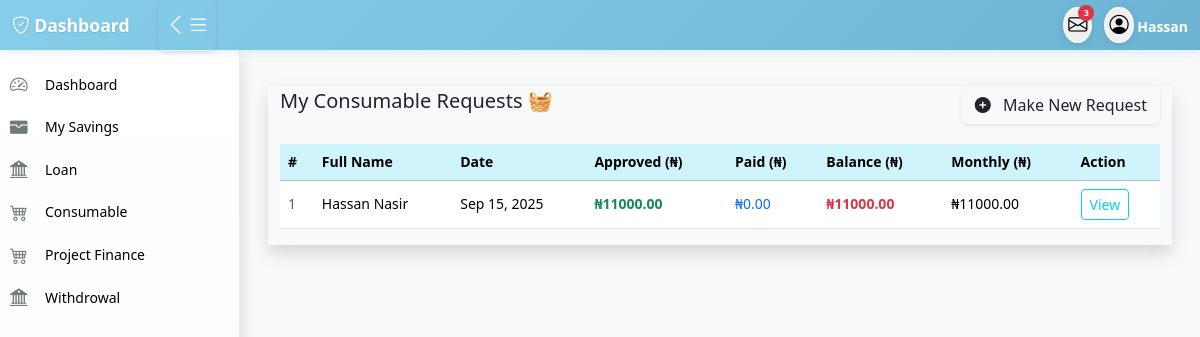
The app's page /member/my_consumablerequests (signed in), older data.
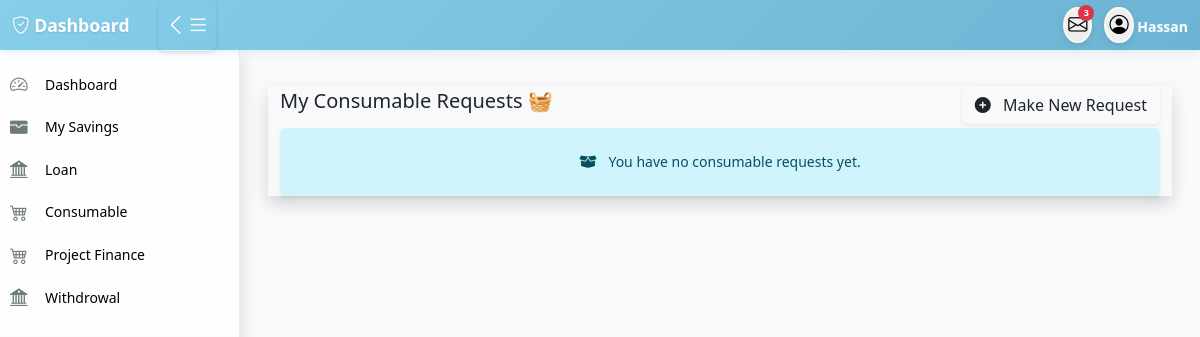
The same page, newer data.
### consumable/models.py (models this page shows, shortened)
class ConsumableRequest(models.Model):
    STATUS_CHOICES = [
        ('Pending', 'Pending'),('Approved', 'Approved'), ('Itempicked', 'Itempicked '),
        ('Declined', 'Declined'),('FullyPaid', 'FullyPaid'),]
    user = models.ForeignKey(User, on_delete=models.CASCADE,blank=True, null=True)
    guest_name = models.CharField(max_length=255, blank=True, null=True)
    guest_phone = models.CharField(max_length=20, blank=True, null=True)
    guest_ippis = models.IntegerField(blank=True, null=True)
    consumable_type = models.ForeignKey(ConsumableType, on_delete=models.CASCADE, null=True, blank=True, related_name='consumables_type')
    status = models.CharField(max_length=10, choices=STATUS_CHOICES, default='Pending')
    file_payslpt = models.ImageField(upload_to='file_payslpt', blank=True, null=True)
    approved_by = models.ForeignKey(User, on_delete=models.SET_NULL, null=True, blank=True, related_name='approved_consumables')
    date_created = models.DateTimeField(auto_now_add=True)
    def calculate_total_price(self):
        return sum(detail.total_price for detail in self.details.all())
    def total_paid(self):
        return self.repayments.aggregate(total=Sum('amount_paid'))['total'] or 0

### accounts/models.py (models this page shows, shortened)
class User(AbstractUser):
    first_name = models.CharField(max_length=100)
    last_name = models.CharField(max_length=100)
    other_name = models.CharField(max_length=100,blank=True,null=True)
    date_of_birth = models.DateField(blank=True,null=True)
    username = models.CharField(max_length=100, unique=True)
    savings = models.IntegerField(blank=True,null=True)
    account_type = models.CharField(max_length=100,blank=True,null=True)
    department = models.CharField(max_length=100)
    unit = models.CharField(max_length=100,blank=True,null=True)
    gender = models.ForeignKey(Gender, on_delete=models.CASCADE, blank=True, null=True)
    group = models.ForeignKey(UserGroup, on_delete=models.CASCADE, blank=True, null=True)
    marital_status = models.ForeignKey(MaritalStatus,on_delete=models.SET_NULL, null=True, blank=True)
    religion = models.ForeignKey(Religion, on_delete=models.SET_NULL, null=True, blank=True,)
    passport = models.ImageField(upload_to='passport', blank=True, null=True)
    phone1 = models.CharField(max_length=15,null=True, blank=True)
    phone2 = models.CharField(max_length=15, null=True, blank=True)
    email = models.EmailField(blank=True, null=True)
    member_number = models.CharField(max_length=100)

### member/views.py (the view)
# urls.py: path('my_consumablerequests', views.my_consumable_requests, name='my_consumablerequests'),
@login_required
def my_consumable_requests(request):
    user = request.user
    requests = ConsumableRequest.objects.filter(user=user
    ).prefetch_related('details__selling_item__purchased_item').order_by('-date_created')
    total_remaining = 0
    consumable_data = []
    for consumable in requests:
        approved_amount = consumable.calculate_total_price()
        total_paid = consumable.total_paid()
        balance = approved_amount - total_paid
        total_remaining += balance
        if consumable.details.exists():
            loan_term_months = consumable.details.first().loan_term_months
        else:
            loan_term_months = 1
        monthly_payment = approved_amount / loan_term_months if loan_term_months else approved_amount
        consumable_data.append({
            'consumable': consumable,
            'approved_amount': approved_amount,
            'total_paid': total_paid,
            'balance': balance,
            'monthly_payment': monthly_payment,
        })
    context = {
        'requests': requests,
        'consumable_data': consumable_data,
        'total_remaining': total_remaining,
    }
    return render(request, 'member/my_requests.html', context)

### consumable/models.py (called while the page is built)
    @property
    def total_price(self):
        return self.quantity * self.item_price

### templates/member/my_requests.html (shortened to what this page needs)
{% extends 'base/base.html' %}
{% load static %}
{% block content %}
<div class="container my-1 shadow">
    <div class="d-flex justify-content-between align-items-center mb-1">
        <h5 class="page-title">My Consumable Requests 🧺</h5>
        <a href="{% url 'request_consumable' %}" class="btn btn-create-request shadow-sm">
            <i class="fas fa-plus-circle me-2"></i> Make New Request
        </a>
    </div>
    {% if consumable_data %}
        <div class="table-responsive">
            <table class="table table-hover align-middle custom-table mt-3">
                <thead class="table-info">
                    <tr>
                        <th scope="col">#</th>
                        <th scope="col">Full Name</th>
                        <th scope="col">Date</th>
                        <th scope="col">Approved (₦)</th>
                        <th scope="col">Paid (₦)</th>
                        <th scope="col">Balance (₦)</th>
                        <th scope="col">Monthly (₦)</th>
                        <th scope="col">Action</th>
                    </tr>
                </thead>
                <tbody>
                    {% for data in consumable_data %}
                    <tr>
                        <td class="text-muted">{{ forloop.counter }}</td>
                        <td>{{ data.consumable.user.get_full_name|default:data.consumable.user.username }}</td>
                        <td>{{ data.consumable.date_created|date:"M d, Y" }}</td>
                        <td class="text-success fw-bold">₦{{ data.approved_amount|floatformat:2 }}</td>
                        <td class="text-primary">₦{{ data.total_paid|floatformat:2 }}</td>
                        <td class="text-danger fw-bold">₦{{ data.balance|floatformat:2 }}</td>
                        <td>₦{{ data.monthly_payment|floatformat:2 }}</td>
                        <td>
                            <div class="d-flex flex-column flex-md-row gap-2">
                                <a href="{% url 'request_detail' data.consumable.id %}"
                                    class="btn btn-outline-info btn-sm">View</a>
                            </div>
                        </td>
                    </tr>
                    {% endfor %}
                </tbody>
            </table>
        </div>
    {% else %}
    <div class="alert alert-info text-center shadow-sm py-4">
        <i class="fas fa-box-open me-2"></i> You have no consumable requests yet.
    </div>
    {% endif %}
</div>
{% endblock %}

Row changes from the older to the newer data that the page shows:
removed ConsumableRequest: consumable.user.get_full_name "Hassan Nasir", consumable.date_created "Sep 15, 2025", approved_amount "11000.00", total_paid "0.00", balance "11000.00", monthly_payment "11000.00"
Text that changed along with them:
text no longer shown: "# Full Name Date Approved (₦) Paid (₦) Balance (₦) Monthly (₦) Action"
text now shown: "You have no consumable requests yet."
